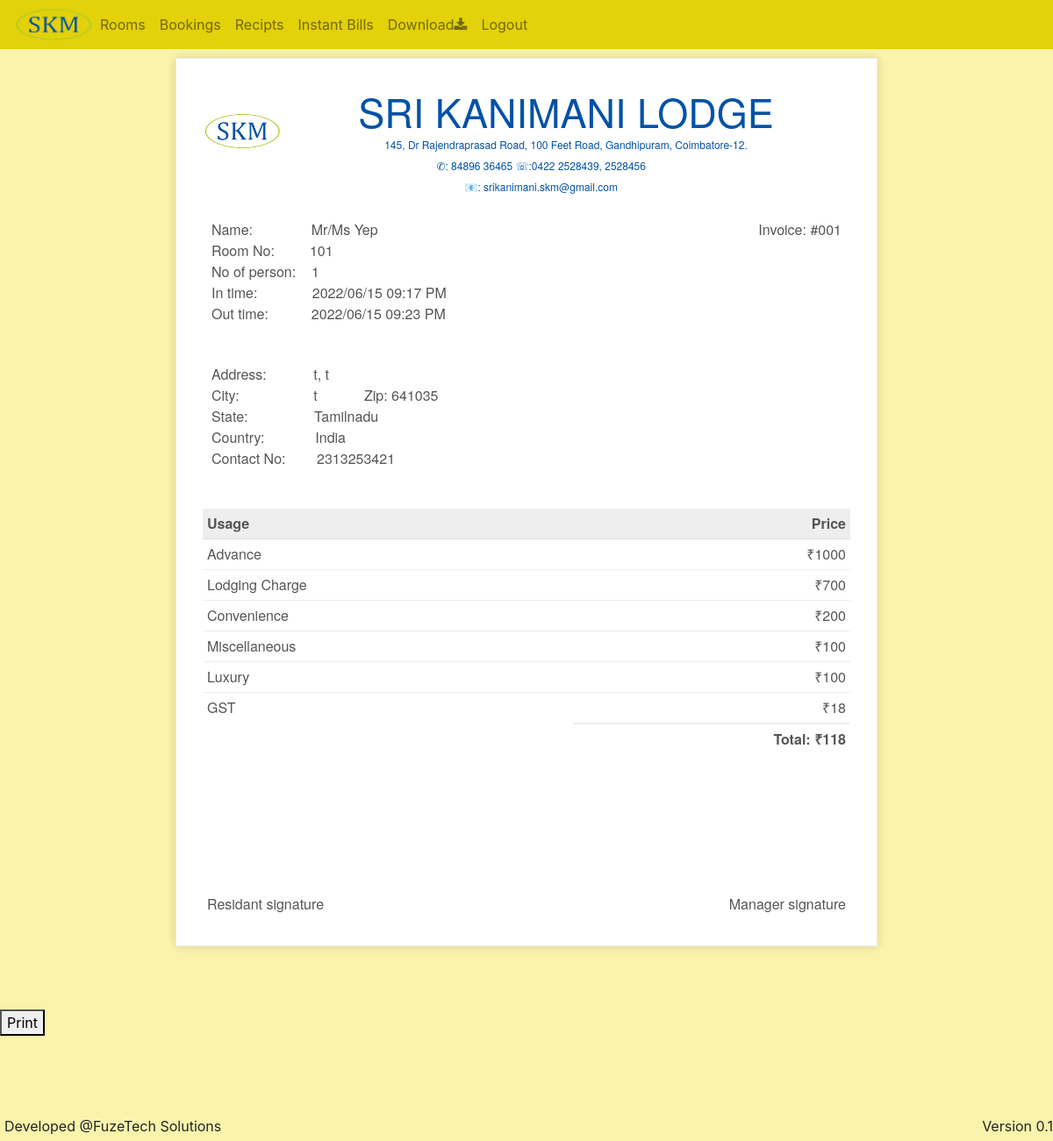
/bill/print/1 (signed in), run on the app's committed database.
### models.py (models this page shows, shortened)
class CustomDBModel(db.Model):
	__abstract__ = True

class Customer(CustomDBModel):
	id = db.Column(db.Integer , primary_key=True , autoincrement=True)
	name = db.Column(db.Integer, nullable=False)
	count = db.Column(db.Integer, nullable=False, default = 1)
	address1 = db.Column(db.String(200), nullable=True)
	address2 = db.Column(db.String(200), nullable=True)
	city = db.Column(db.String(100), nullable=True)
	country = db.Column(db.String(60), nullable=True)
	state = db.Column(db.String(60), nullable=True)
	zip_code = db.Column(db.String(30), nullable=True)
	contact_no = db.Column(db.String(20), nullable=True)
	created_by = db.Column(db.Integer, nullable=True)

class Bill(CustomDBModel):
	id = db.Column(db.Integer , primary_key=True , autoincrement=True)
	room_id = db.Column(db.Integer, nullable=False)
	customer_id = db.Column(db.Integer, nullable=False)
	in_time = db.Column(db.DateTime, nullable=False)
	out_time =  db.Column(db.DateTime, nullable=True)
	advance = db.Column(db.Integer, nullable=True)
	miscellaneous = db.Column(db.Integer, nullable=True)
	luxary = db.Column(db.Integer, nullable=True)
	charge = db.Column(db.Integer, nullable=True)
	extra_charge = db.Column(db.Integer, nullable=True)
	gst = db.Column(db.Integer, nullable=True)
	total = db.Column(db.Integer, nullable=True)
	closed = db.Column(db.Boolean, default=False)
	created_by = db.Column(db.Integer, nullable=True)

### bills.py (the view)
@bill_blueprint.route('/bill/print/<int:id>')
@login_required
def print_bill(id):
	bill = Bill.query.filter_by(id=id).first()
	data = DictToObject(**all_bill_data(bill))
	return render_template('print_bill.html', data=data)

### models.py (called while the page is built)
	def is_admin(self):
		return current_user.email in app.config['ADMIN_USERS']

### templates/print_bill.html (shortened to what this page needs)
{% extends 'base.html' %}
{% block body %}
<div style="margin-top: 10px;">
    <div id="printable">
<div class="invoice-box" id='invoice-div'>
    <table cellpadding="0" cellspacing="0">
        <p style="text-align: center; margin-top: 30px; font-family: 'Helvetica Neue', 'Helvetica', Helvetica, Arial, sans-serif;">
            <img  width='90' height='45' style="float:left;">
            <span style="font-size: 45px;line-height: 0px;color:#0252a7;">SRI KANIMANI LODGE</span><br>
            <span style="font-size: 12px;line-height: 0px;color:#0252a7;">
                145, Dr Rajendraprasad Road, 100 Feet Road, Gandhipuram, Coimbatore-12.<br>
                &nbsp&nbsp&nbsp&nbsp&nbsp&nbsp&nbsp&nbsp&nbsp
                ✆: 84896 36465 ☏:0422 2528439, 2528456<br>
                &nbsp&nbsp&nbsp&nbsp&nbsp&nbsp&nbsp&nbsp&nbsp
                📧: srikanimani.skm@gmail.com
            </span>
        </p>
        <tr class="information">
            <td colspan="2">
                <table>
                    <tr>
                        <td>
                            Name:&nbsp&nbsp&nbsp&nbsp&nbsp&nbsp&nbsp&nbsp&nbsp&nbsp&nbsp&nbsp&nbsp&nbsp Mr/Ms {{data.name}}<br>
                            Room No: &nbsp&nbsp&nbsp&nbsp&nbsp&nbsp&nbsp&nbsp{{data.room_no}}<br>
                            No of person: &nbsp&nbsp&nbsp{{data.no_of_person}}<br>
                            In time: &nbsp&nbsp&nbsp&nbsp&nbsp&nbsp&nbsp&nbsp&nbsp&nbsp&nbsp&nbsp&nbsp{{data.in_time}}<br>
                            Out time: &nbsp&nbsp&nbsp&nbsp&nbsp&nbsp&nbsp&nbsp&nbsp&nbsp{{data.out_time}}
                        </td>
                        <td>
                            Invoice: #<span id='bill_id'></span><br>
                            {{curent_time}}<br>
                        </td>
                    </tr>
                    <tr>
                        <td>
                            Address:&nbsp&nbsp&nbsp&nbsp&nbsp&nbsp&nbsp&nbsp&nbsp&nbsp&nbsp {{data.address1}}, {{data.address2}}<br>
                            City: &nbsp&nbsp&nbsp&nbsp&nbsp&nbsp&nbsp&nbsp&nbsp&nbsp&nbsp&nbsp&nbsp&nbsp&nbsp&nbsp&nbsp&nbsp{{data.city}} &nbsp&nbsp&nbsp&nbsp&nbsp&nbsp&nbsp&nbsp&nbsp&nbsp Zip: {{data.zip}}<br>
                            State: &nbsp&nbsp&nbsp&nbsp&nbsp&nbsp&nbsp&nbsp&nbsp&nbsp&nbsp&nbsp&nbsp&nbsp&nbsp&nbsp{{data.state}} <br>
                            Country: &nbsp&nbsp&nbsp&nbsp&nbsp&nbsp&nbsp&nbsp&nbsp&nbsp&nbsp&nbsp{{data.country}}<br>
                            Contact No: &nbsp&nbsp&nbsp&nbsp&nbsp&nbsp&nbsp{{data.contact_number}}
                        </td>
                    </tr>
                </table>
            </td>
        </tr>
        <tr class="heading">
            <td>
                Usage
            </td>
            <td>
                Price
            </td>
        </tr>
        <tr class="item">
            <td>
                Advance
            </td>
            <td>
                ₹{{data.advance}}
            </td>
        </tr>
        <tr class="item">
            <td>
                Lodging Charge
            </td>
            <td>
                ₹{{data.cost}}
            </td>
        </tr>
        <tr class="item">
            <td>
                Convenience
            </td>
            <td>
                ₹{{data.extra_cost}}
            </td>
        </tr>
        <tr class="item">
            <td>
                Miscellaneous
            </td>
            <td>
                ₹{{data.miscellaneous}}
            </td>
        </tr>
        <tr class="item">
            <td>
                Luxury
            </td>
            <td>
                ₹{{data.luxary}}
            </td>
        </tr>
        <tr class="item last">
            <td>
                GST
            </td>
            <td>
                ₹{{data.gst}}
            </td>
        </tr>
        <tr class="total">
            <td></td>
            <td>
                Total: ₹{{data.total}}
            </td>
        </tr>
    </table>
    <table>
        <tr>
            <td>
                <br><br><br><br><br><br>
            </td>
            <td>
                <br><br><br><br><br><br>
            </td>
        </tr>
        <tr>
            <td>
                Residant signature
            </td>
            <td>
                Manager signature
            </td>
        </tr>
    </table>
</div>
</div>
</div>
<br><br><br>
<button class="noPrint" id="PrintButton" onclick="print_bill()">Print</button>
{% endblock %}

### templates/print_bill.html (style rules this page uses)
.invoice-box { background-color: #ffffff; max-width: 800px; margin: auto; padding: 30px; border: 1px solid #eee; box-shadow: 0 0 10px rgba(0, 0, 0, .15); font-size: 16px; line-height: 24px; font-family: 'Helvetica Neue', 'Helvetica', Helvetica, Arial, sans-serif; color: #555; }
.invoice-box table { width: 100%; line-height: inherit; text-align: left; }
.invoice-box table td { padding: 5px; vertical-align: top; }
.invoice-box table tr td:nth-child(2) { text-align: right; }
.invoice-box table tr.information table td { padding-bottom: 40px; }
.invoice-box table tr.heading td { background: #eee; border-bottom: 1px solid #ddd; font-weight: bold; }
.invoice-box table tr.item td { border-bottom: 1px solid #eee; }
.invoice-box table tr.item.last td { border-bottom: none; }
.invoice-box table tr.total td:nth-child(2) { border-top: 2px solid #eee; font-weight: bold; }

### data on the page
Customer: name "Yep", zip "641035", state "Tamilnadu", country "India", contact_number "2313253421"
Bill: advance "1000", cost "700"

### other printed values
{{ data.room_no }} "101"
{{ data.no_of_person }} "1"
{{ data.in_time }} "2022/06/15 09:17 PM"
{{ data.out_time }} "2022/06/15 09:23 PM"
{{ data.address1 }} "t"
{{ data.address2 }} "t"
{{ data.city }} "t"
{{ data.extra_cost }} "200"
{{ data.miscellaneous }} "100"
{{ data.luxary }} "100"
{{ data.gst }} "18"
{{ data.total }} "118"
